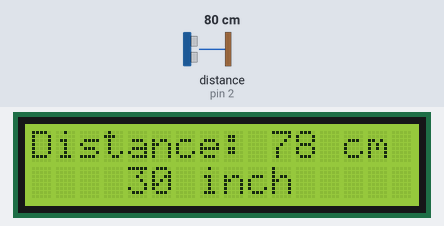
Recording of a sketch running on a simulated Arduino Uno, built with avr-gcc and run on an emulated ATmega328P. Parts: 16×2 character LCD. Wiring (inferred from the names in the program): ultrasonic range finder: trigger pin 3; echo pin 2. Inputs (shaded band) come from the test bench; at power-on: distance to the obstacle (sensor on pin 2) 80 cm. The echo pulse lasts 58.3 µs per cm; what the sketch prints to the serial monitor is not drawn.

Above: at 1.3 s.
1.4 s: distance to the obstacle (sensor on pin 2) set to 2 cm
At 2.9 s:
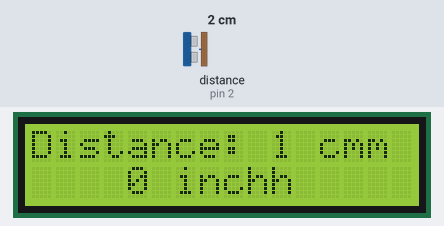
3.7 s: distance to the obstacle (sensor on pin 2) set to 18 cm
At 5.1 s:
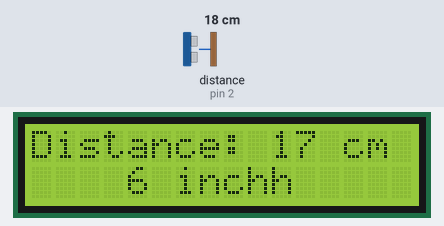
5.7 s: distance to the obstacle (sensor on pin 2) set to 4 cm
At 7.3 s:
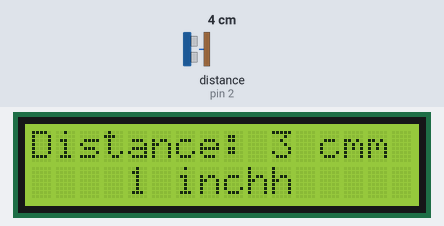
Timing chart, 0 to 8.8 s (numbered marks = the images above; inputs shaded):
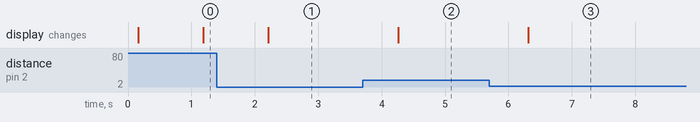

The sketch:

code.ino
```cpp
#include <Wire.h>
#include <LiquidCrystal_I2C.h>
LiquidCrystal_I2C lcd(0x27, 16,2);
const int trigPin = 3;
const int echoPin = 2;
long duration;
int distanceCm, distanceInch;
void setup() {
  lcd.init();
  lcd.begin(16, 2);
  lcd.backlight();
  pinMode(trigPin, OUTPUT);
  pinMode(echoPin, INPUT);
  Serial.begin(9600);
}
void loop() {
  digitalWrite(trigPin, LOW);
  delayMicroseconds(2);
  digitalWrite(trigPin, HIGH);
  delayMicroseconds(10);
  digitalWrite(trigPin, LOW);
  duration = pulseIn(echoPin, HIGH);
  distanceCm = duration * 0.0340 / 2;
  distanceInch = duration * 0.01330 / 2;
  lcd.setCursor(0, 0);
  lcd.print("Distance: ");
  Serial.println(distanceCm);
  lcd.print(distanceCm);
  lcd.print(" cm");
  lcd.setCursor(0, 1);
  lcd.print("    ");
  lcd.print(distanceInch);
  lcd.print(" inch");
  delay(1000);
}
```

Measured:
- after the input at 1.4 s, the display: changes after 0.81 s (image 1)
- after the input at 3.7 s, the display: changes after 0.56 s (image 2)
- after the input at 5.7 s, the display: changes after 0.62 s (image 3)
